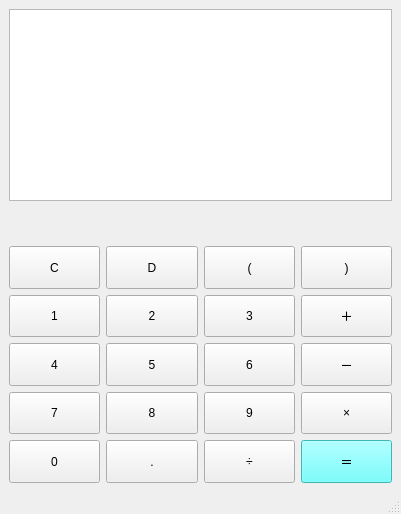
<?xml version="1.0" encoding="UTF-8"?>
<ui version="4.0">
 <class>MainWindow</class>
 <widget class="QMainWindow" name="MainWindow">
  <property name="geometry">
   <rect>
    <x>0</x>
    <y>0</y>
    <width>401</width>
    <height>514</height>
   </rect>
  </property>
  <property name="sizePolicy">
   <sizepolicy hsizetype="Expanding" vsizetype="Expanding">
    <horstretch>0</horstretch>
    <verstretch>0</verstretch>
   </sizepolicy>
  </property>
  <property name="windowTitle">
   <string>计算器</string>
  </property>
  <property name="windowIcon">
   <iconset>
    <normaloff>D:/BaiduYunDownload/图片/ACG壁纸 (1254).jpg</normaloff>D:/BaiduYunDownload/图片/ACG壁纸 (1254).jpg</iconset>
  </property>
  <widget class="QWidget" name="centralwidget">
   <layout class="QVBoxLayout" name="verticalLayout">
    <item>
     <layout class="QGridLayout" name="gridLayout">
      <item row="7" column="1">
       <widget class="QPushButton" name="two">
        <property name="sizePolicy">
         <sizepolicy hsizetype="Expanding" vsizetype="Expanding">
          <horstretch>0</horstretch>
          <verstretch>0</verstretch>
         </sizepolicy>
        </property>
        <property name="contextMenuPolicy">
         <enum>Qt::NoContextMenu</enum>
        </property>
        <property name="styleSheet">
         <string notr="true">font: 75 12pt &quot;微软雅黑&quot;;</string>
        </property>
        <property name="text">
         <string>2</string>
        </property>
       </widget>
      </item>
      <item row="9" column="0">
       <widget class="QPushButton" name="seven">
        <property name="sizePolicy">
         <sizepolicy hsizetype="Expanding" vsizetype="Expanding">
          <horstretch>0</horstretch>
          <verstretch>0</verstretch>
         </sizepolicy>
        </property>
        <property name="contextMenuPolicy">
         <enum>Qt::NoContextMenu</enum>
        </property>
        <property name="styleSheet">
         <string notr="true">font: 75 12pt &quot;微软雅黑&quot;;</string>
        </property>
        <property name="text">
         <string>7</string>
        </property>
       </widget>
      </item>
      <item row="7" column="2">
       <widget class="QPushButton" name="three">
        <property name="sizePolicy">
         <sizepolicy hsizetype="Expanding" vsizetype="Expanding">
          <horstretch>0</horstretch>
          <verstretch>0</verstretch>
         </sizepolicy>
        </property>
        <property name="contextMenuPolicy">
         <enum>Qt::NoContextMenu</enum>
        </property>
        <property name="styleSheet">
         <string notr="true">font: 75 12pt &quot;微软雅黑&quot;;</string>
        </property>
        <property name="text">
         <string>3</string>
        </property>
       </widget>
      </item>
      <item row="11" column="0">
       <widget class="QPushButton" name="zero">
        <property name="sizePolicy">
         <sizepolicy hsizetype="Expanding" vsizetype="Expanding">
          <horstretch>0</horstretch>
          <verstretch>0</verstretch>
         </sizepolicy>
        </property>
        <property name="contextMenuPolicy">
         <enum>Qt::NoContextMenu</enum>
        </property>
        <property name="styleSheet">
         <string notr="true">font: 75 12pt &quot;微软雅黑&quot;;</string>
        </property>
        <property name="text">
         <string>0</string>
        </property>
       </widget>
      </item>
      <item row="9" column="3">
       <widget class="QPushButton" name="cheng">
        <property name="sizePolicy">
         <sizepolicy hsizetype="Expanding" vsizetype="Expanding">
          <horstretch>0</horstretch>
          <verstretch>0</verstretch>
         </sizepolicy>
        </property>
        <property name="contextMenuPolicy">
         <enum>Qt::NoContextMenu</enum>
        </property>
        <property name="styleSheet">
         <string notr="true">font: 75 12pt &quot;微软雅黑&quot;;</string>
        </property>
        <property name="text">
         <string>×</string>
        </property>
       </widget>
      </item>
      <item row="11" column="3">
       <widget class="QPushButton" name="equal">
        <property name="sizePolicy">
         <sizepolicy hsizetype="Expanding" vsizetype="Expanding">
          <horstretch>0</horstretch>
          <verstretch>0</verstretch>
         </sizepolicy>
        </property>
        <property name="cursor">
         <cursorShape>ArrowCursor</cursorShape>
        </property>
        <property name="focusPolicy">
         <enum>Qt::ClickFocus</enum>
        </property>
        <property name="contextMenuPolicy">
         <enum>Qt::NoContextMenu</enum>
        </property>
        <property name="styleSheet">
         <string notr="true">font: 75 12pt &quot;微软雅黑&quot;;
background-color: rgb(85, 255, 255);</string>
        </property>
        <property name="text">
         <string>＝</string>
        </property>
       </widget>
      </item>
      <item row="6" column="1">
       <widget class="QPushButton" name="delete_2">
        <property name="sizePolicy">
         <sizepolicy hsizetype="Expanding" vsizetype="Expanding">
          <horstretch>0</horstretch>
          <verstretch>0</verstretch>
         </sizepolicy>
        </property>
        <property name="contextMenuPolicy">
         <enum>Qt::NoContextMenu</enum>
        </property>
        <property name="styleSheet">
         <string notr="true">font: 75 12pt &quot;微软雅黑&quot;;</string>
        </property>
        <property name="text">
         <string>D</string>
        </property>
       </widget>
      </item>
      <item row="8" column="1">
       <widget class="QPushButton" name="five">
        <property name="sizePolicy">
         <sizepolicy hsizetype="Expanding" vsizetype="Expanding">
          <horstretch>0</horstretch>
          <verstretch>0</verstretch>
         </sizepolicy>
        </property>
        <property name="contextMenuPolicy">
         <enum>Qt::NoContextMenu</enum>
        </property>
        <property name="styleSheet">
         <string notr="true">font: 75 12pt &quot;微软雅黑&quot;;</string>
        </property>
        <property name="text">
         <string>5</string>
        </property>
       </widget>
      </item>
      <item row="11" column="2">
       <widget class="QPushButton" name="chu">
        <property name="sizePolicy">
         <sizepolicy hsizetype="Expanding" vsizetype="Expanding">
          <horstretch>0</horstretch>
          <verstretch>0</verstretch>
         </sizepolicy>
        </property>
        <property name="contextMenuPolicy">
         <enum>Qt::NoContextMenu</enum>
        </property>
        <property name="styleSheet">
         <string notr="true">font: 75 12pt &quot;微软雅黑&quot;;</string>
        </property>
        <property name="text">
         <string>÷</string>
        </property>
       </widget>
      </item>
      <item row="6" column="3">
       <widget class="QPushButton" name="kuohao2">
        <property name="sizePolicy">
         <sizepolicy hsizetype="Expanding" vsizetype="Expanding">
          <horstretch>0</horstretch>
          <verstretch>0</verstretch>
         </sizepolicy>
        </property>
        <property name="contextMenuPolicy">
         <enum>Qt::NoContextMenu</enum>
        </property>
        <property name="styleSheet">
         <string notr="true">font: 75 12pt &quot;微软雅黑&quot;;</string>
        </property>
        <property name="text">
         <string>)</string>
        </property>
       </widget>
      </item>
      <item row="7" column="3">
       <widget class="QPushButton" name="jia">
        <property name="sizePolicy">
         <sizepolicy hsizetype="Expanding" vsizetype="Expanding">
          <horstretch>0</horstretch>
          <verstretch>0</verstretch>
         </sizepolicy>
        </property>
        <property name="contextMenuPolicy">
         <enum>Qt::NoContextMenu</enum>
        </property>
        <property name="styleSheet">
         <string notr="true">font: 75 12pt &quot;微软雅黑&quot;;</string>
        </property>
        <property name="text">
         <string>＋</string>
        </property>
       </widget>
      </item>
      <item row="6" column="0">
       <widget class="QPushButton" name="clear">
        <property name="sizePolicy">
         <sizepolicy hsizetype="Expanding" vsizetype="Expanding">
          <horstretch>0</horstretch>
          <verstretch>0</verstretch>
         </sizepolicy>
        </property>
        <property name="contextMenuPolicy">
         <enum>Qt::NoContextMenu</enum>
        </property>
        <property name="styleSheet">
         <string notr="true">font: 75 12pt &quot;微软雅黑&quot;;</string>
        </property>
        <property name="text">
         <string>C</string>
        </property>
       </widget>
      </item>
      <item row="8" column="2">
       <widget class="QPushButton" name="six">
        <property name="sizePolicy">
         <sizepolicy hsizetype="Expanding" vsizetype="Expanding">
          <horstretch>0</horstretch>
          <verstretch>0</verstretch>
         </sizepolicy>
        </property>
        <property name="contextMenuPolicy">
         <enum>Qt::NoContextMenu</enum>
        </property>
        <property name="styleSheet">
         <string notr="true">font: 75 12pt &quot;微软雅黑&quot;;</string>
        </property>
        <property name="text">
         <string>6</string>
        </property>
       </widget>
      </item>
      <item row="9" column="1">
       <widget class="QPushButton" name="eight">
        <property name="sizePolicy">
         <sizepolicy hsizetype="Expanding" vsizetype="Expanding">
          <horstretch>0</horstretch>
          <verstretch>0</verstretch>
         </sizepolicy>
        </property>
        <property name="contextMenuPolicy">
         <enum>Qt::NoContextMenu</enum>
        </property>
        <property name="styleSheet">
         <string notr="true">font: 75 12pt &quot;微软雅黑&quot;;</string>
        </property>
        <property name="text">
         <string>8</string>
        </property>
       </widget>
      </item>
      <item row="6" column="2">
       <widget class="QPushButton" name="kuohao1">
        <property name="sizePolicy">
         <sizepolicy hsizetype="Expanding" vsizetype="Expanding">
          <horstretch>0</horstretch>
          <verstretch>0</verstretch>
         </sizepolicy>
        </property>
        <property name="contextMenuPolicy">
         <enum>Qt::NoContextMenu</enum>
        </property>
        <property name="layoutDirection">
         <enum>Qt::LeftToRight</enum>
        </property>
        <property name="styleSheet">
         <string notr="true">font: 75 12pt &quot;微软雅黑&quot;;</string>
        </property>
        <property name="text">
         <string>(</string>
        </property>
        <property name="autoRepeatDelay">
         <number>303</number>
        </property>
       </widget>
      </item>
      <item row="8" column="3">
       <widget class="QPushButton" name="jian">
        <property name="sizePolicy">
         <sizepolicy hsizetype="Expanding" vsizetype="Expanding">
          <horstretch>0</horstretch>
          <verstretch>0</verstretch>
         </sizepolicy>
        </property>
        <property name="contextMenuPolicy">
         <enum>Qt::NoContextMenu</enum>
        </property>
        <property name="styleSheet">
         <string notr="true">font: 75 12pt &quot;微软雅黑&quot;;</string>
        </property>
        <property name="text">
         <string>－</string>
        </property>
       </widget>
      </item>
      <item row="8" column="0">
       <widget class="QPushButton" name="four">
        <property name="sizePolicy">
         <sizepolicy hsizetype="Expanding" vsizetype="Expanding">
          <horstretch>0</horstretch>
          <verstretch>0</verstretch>
         </sizepolicy>
        </property>
        <property name="contextMenuPolicy">
         <enum>Qt::NoContextMenu</enum>
        </property>
        <property name="styleSheet">
         <string notr="true">font: 75 12pt &quot;微软雅黑&quot;;</string>
        </property>
        <property name="text">
         <string>4</string>
        </property>
       </widget>
      </item>
      <item row="7" column="0">
       <widget class="QPushButton" name="one">
        <property name="sizePolicy">
         <sizepolicy hsizetype="Expanding" vsizetype="Expanding">
          <horstretch>0</horstretch>
          <verstretch>0</verstretch>
         </sizepolicy>
        </property>
        <property name="contextMenuPolicy">
         <enum>Qt::NoContextMenu</enum>
        </property>
        <property name="styleSheet">
         <string notr="true">font: 75 12pt &quot;微软雅黑&quot;;</string>
        </property>
        <property name="text">
         <string>1</string>
        </property>
       </widget>
      </item>
      <item row="11" column="1">
       <widget class="QPushButton" name="point">
        <property name="sizePolicy">
         <sizepolicy hsizetype="Expanding" vsizetype="Expanding">
          <horstretch>0</horstretch>
          <verstretch>0</verstretch>
         </sizepolicy>
        </property>
        <property name="contextMenuPolicy">
         <enum>Qt::NoContextMenu</enum>
        </property>
        <property name="styleSheet">
         <string notr="true">border-color: rgb(152, 180, 255);
font: 22pt &quot;黑体&quot;;</string>
        </property>
        <property name="text">
         <string>.</string>
        </property>
        <property name="autoDefault">
         <bool>false</bool>
        </property>
        <property name="default">
         <bool>false</bool>
        </property>
        <property name="flat">
         <bool>false</bool>
        </property>
       </widget>
      </item>
      <item row="9" column="2">
       <widget class="QPushButton" name="nine">
        <property name="sizePolicy">
         <sizepolicy hsizetype="Expanding" vsizetype="Expanding">
          <horstretch>0</horstretch>
          <verstretch>0</verstretch>
         </sizepolicy>
        </property>
        <property name="contextMenuPolicy">
         <enum>Qt::NoContextMenu</enum>
        </property>
        <property name="styleSheet">
         <string notr="true">font: 75 12pt &quot;微软雅黑&quot;;</string>
        </property>
        <property name="text">
         <string>9</string>
        </property>
       </widget>
      </item>
      <item row="1" column="2" colspan="2">
       <widget class="QLabel" name="label">
        <property name="font">
         <font>
          <family>微软雅黑</family>
          <pointsize>18</pointsize>
          <weight>75</weight>
          <bold>true</bold>
         </font>
        </property>
        <property name="text">
         <string/>
        </property>
       </widget>
      </item>
      <item row="0" column="0" colspan="4">
       <widget class="QTextEdit" name="textEdit_2">
        <property name="sizePolicy">
         <sizepolicy hsizetype="Expanding" vsizetype="Expanding">
          <horstretch>0</horstretch>
          <verstretch>0</verstretch>
         </sizepolicy>
        </property>
        <property name="font">
         <font>
          <family>微软雅黑</family>
          <pointsize>26</pointsize>
          <weight>75</weight>
          <bold>true</bold>
         </font>
        </property>
       </widget>
      </item>
     </layout>
    </item>
   </layout>
  </widget>
  <widget class="QMenuBar" name="menubar">
   <property name="geometry">
    <rect>
     <x>0</x>
     <y>0</y>
     <width>401</width>
     <height>23</height>
    </rect>
   </property>
  </widget>
  <widget class="QStatusBar" name="statusbar"/>
 </widget>
 <resources/>
 <connections/>
</ui>
